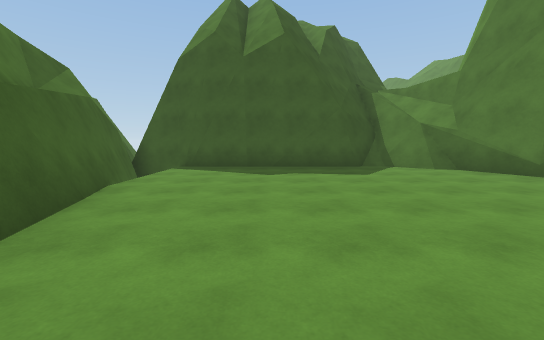
View 1 (above)

16 first-person views from a walk through a scene from a Unity 3-D project. The camera is 1.4 m above the floor, tilts 6° down and sees 90° across. The floor is counted in squares, 2 m on a side. Each view is taken from the middle of a square. On the plan, view 1 faces up. The plan holds only what a view shows up to about 9 squares ahead; the rest is blank. The place goes on beyond the plan. The player character is not drawn. Some animated figures are not drawn.

View 2
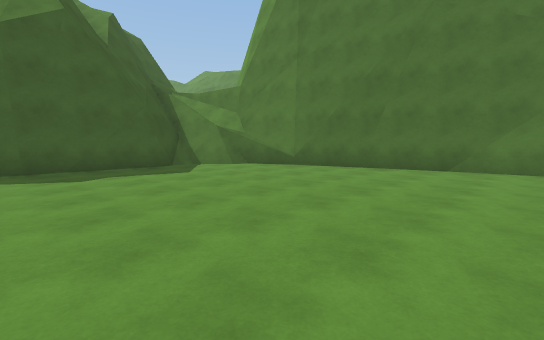

View 3
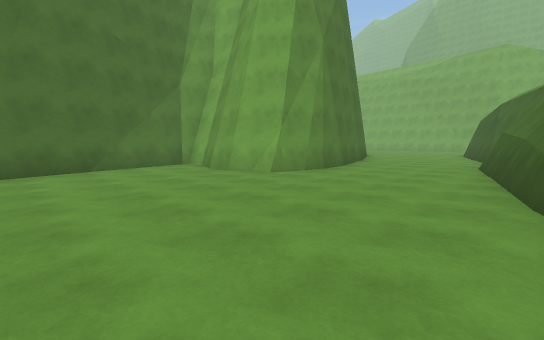

View 4
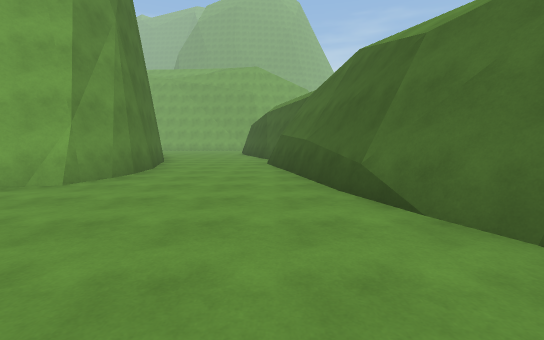

View 5
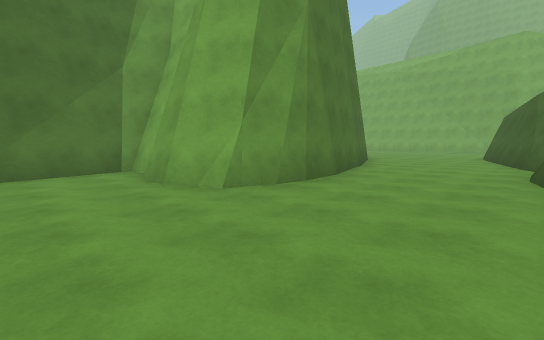

View 6
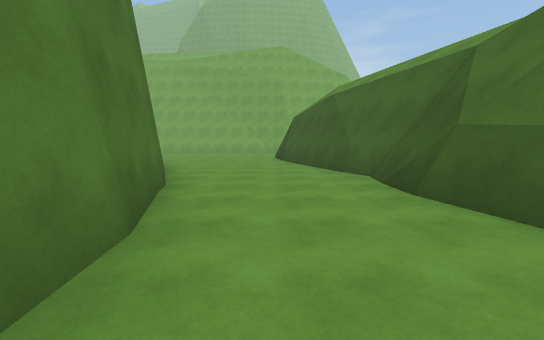

View 7
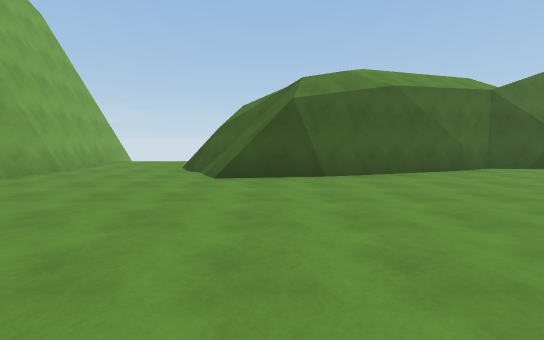

View 8
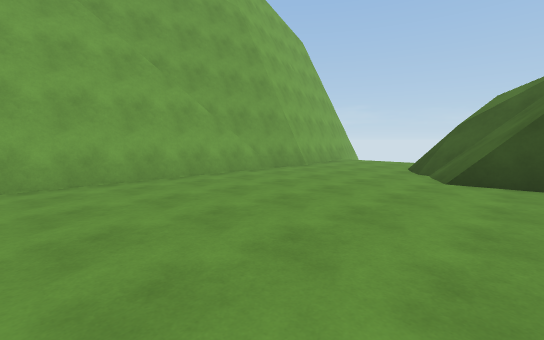

View 9
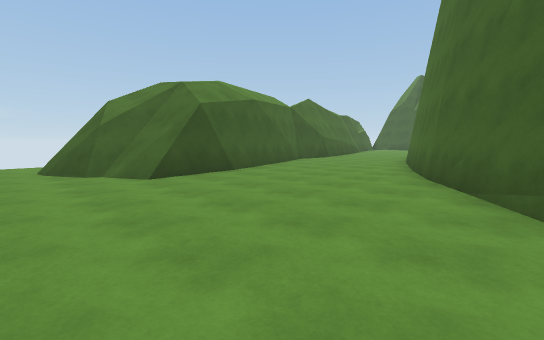

View 10
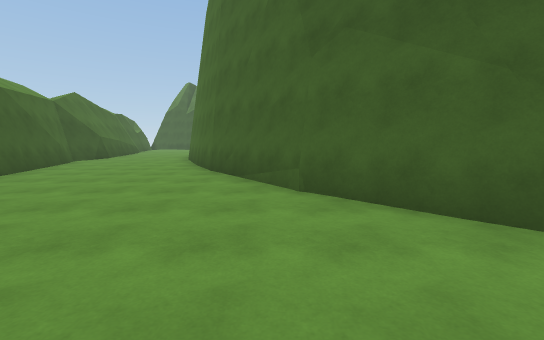

View 11
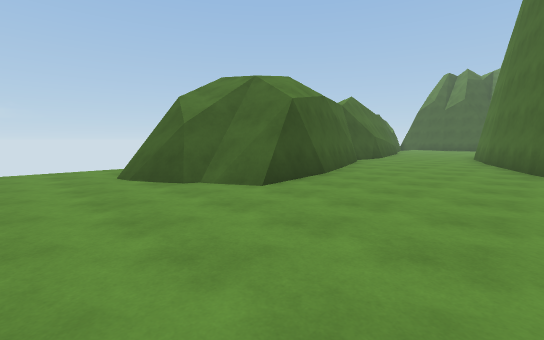

View 12
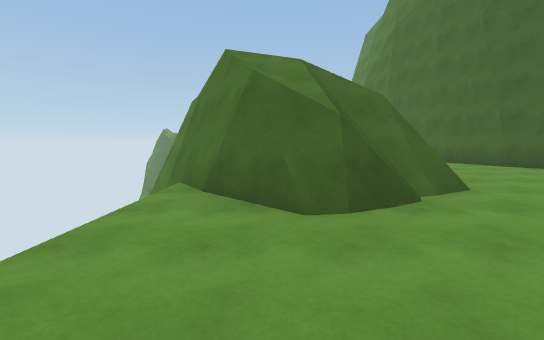

View 13
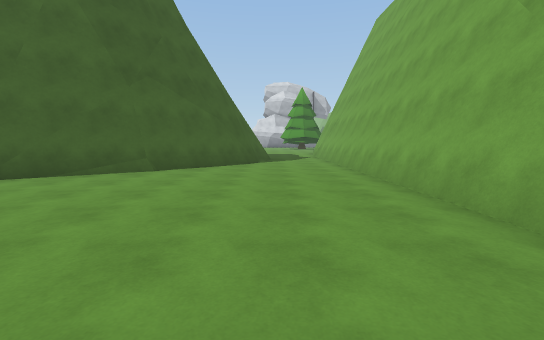

View 14
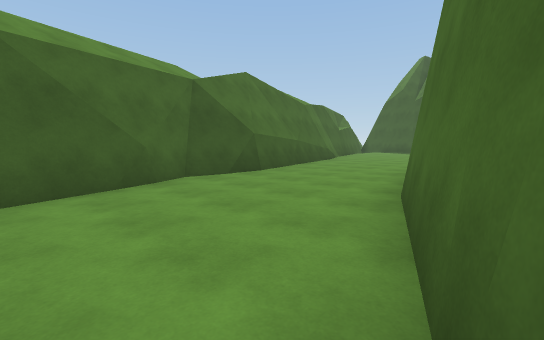

View 15
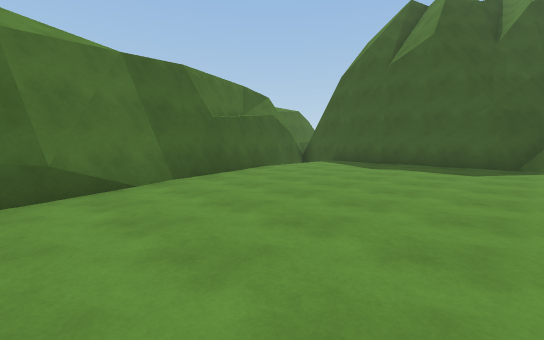

View 16
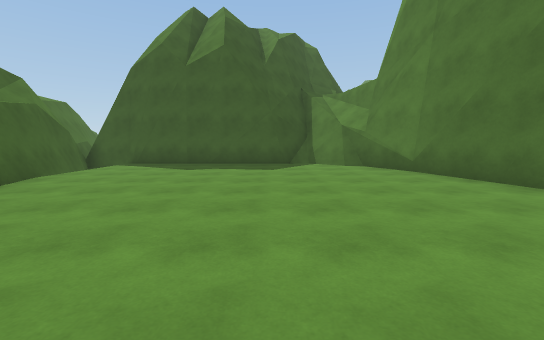

### Floor plan
Key: @ floor where view 1 was taken; # wall or solid block; x gap in a wall; . main floor; : floor 4.5 m higher than the main floor; + floor 4.75 m higher than the main floor; * floor 5 m higher than the main floor; % floor 5.25 m higher than the main floor; & floor 5.5 m higher than the main floor; $ floor 5.75 m higher than the main floor; = window, fence, low wall or low ledge; v drop or lower ground.
Columns run from 4 left of view 1 to 10 right of it. Each row starts with its distance up from view 1.
  8 #########
  7 #v......##
  6 ##.......##
  5  #........#
  4  #........#
  3  #........##
  2  ##........#
  1  v#........#
  0  *#.@......#
 -1  &##....####
 -2  $v#...##
 -3  $v#...#
 -4   v#...##
 -5    ##...#
 -6     #...#
 -7   %v#...##
 -8   $+#....#
 -9 v %*#....##
-10 vv %##....#
-11 vv %+#....##
-12  vv*:#.....##
-13  v#x=#......#
-14  v#v==......##
-15  v.##........##
-16  v.............
-17  v.............
-18   ..###########
-19   ###  #####

Where each view was taken, in squares from view 1:
view 1: 0 up, 0 right, facing up
view 2: 0 up, 1 left, facing up-right
view 3: 3 up, 1 left, facing down-right
view 4: 3 up, 0 right, facing down
view 5: 1 up, 0 right, facing down-right
view 6: 2 down, 2 right, facing down
view 7: 13 down, 7 right, facing left
view 8: 13 down, 7 right, facing down-left
view 9: 16 down, 7 right, facing up-left
view 10: 17 down, 7 right, facing up
view 11: 17 down, 5 right, facing up-left
view 12: 18 down, 1 left, facing up
view 13: 16 down, 1 right, facing right
view 14: 10 down, 5 right, facing up-left
view 15: 1 down, 3 right, facing up-left
view 16: 1 down, 2 right, facing up
